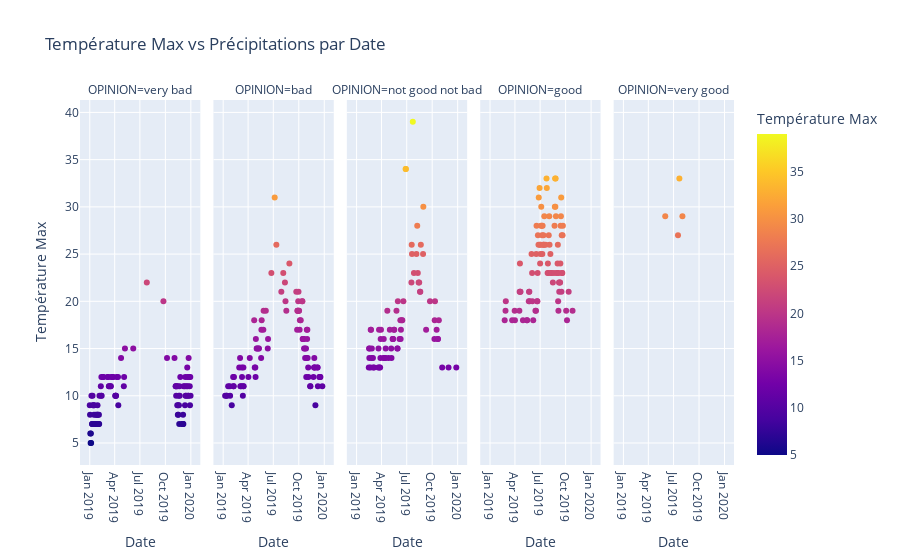

Source (notebook cell):
### Markdown cell above
## Figure with multi-charts

### Code cell
# Draw a scatterplot with Max Temperature on Y-axis, and Precipitation on X-axis.
# Not really "one" scatterplot, but 5 charts on columns, one by opinion. Maybe with the "facet_col" argument ?

# Could you add an hover name (when you overview with the mouse) with the Month ?

# Récuperer nom des mois de maniere dynamique ?
import calendar
df['MONTH_NAME'] = df['MONTH'].apply(lambda x: calendar.month_name[x])


fig = px.scatter(
    df,
    x="DATE",
    y="MAX_TEMPERATURE_C",
    facet_col = "OPINION",
    # size="PRECIP_TOTAL_DAY_MM",
    hover_name="MONTH_NAME",
    title="Température Max vs Précipitations par Date",
    labels={
        "DATE": "Date",
        "MAX_TEMPERATURE_C": "Température Max",
        "PRECIP_TOTAL_DAY_MM": "Précipitations en mm"
    },
    color="MAX_TEMPERATURE_C"
)
fig.show()

### Figure 1 — Plotly figure (JSON) as saved in the notebook; plotly's stock layout.template omitted (floating-point values rounded to 4 significant figures)
{"data": [{"hovertemplate": "<b>%{hovertext}</b><br><br>OPINION=very bad<br>Date=%{x}<br>Température Max=%{marker.color}<extra></extra>", "hovertext": ["January", "January", "January", "January", "January", "January", "January", "January", "January", "January", "January", "January", "January", "January", "January", "January", "January", "January", "January", "January", "January", "January", "January", "January", "January", "February", "February", "February", "February", "February", "February", "February", "February", "February", "February", "March", "March", "March", "March", "March", "March", "March", "March", "March", "April", "April", "April", "April", "April", "April", "April", "April", "May", "May", "May", "June", "July", "September", "October", "November", "November", "November", "November", "November", "November", "November", "November", "November", "November", "November", "November", "November", "November", "November", "November", "December", "December", "December", "December", "December", "December", "December", "December", "December", "December", "December", "December", "December", "December", "December", "December", "December", "December", "December", "December", "December", "December", "December"], "legendgroup": "", "marker": {"color": [9, 8, 6, 5, 6, 5, 10, 7, 7, 10, 9, 9, 8, 9, 7, 7, 7, 8, 7, 7, 8, 8, 9, 7, 8, 7, 8, 7, 10, 11, 10, 12, 10, 12, 12, 12, 12, 11, 11, 11, 11, 12, 12, 12, 10, 10, 10, 10, 12, 12, 9, 14, 11, 12, 15, 15, 22, 20, 14, 14, 11, 11, 10, 11, 9, 11, 8, 9, 8, 10, 9, 7, 11, 10, 12, 7, 7, 7, 8, 7, 11, 11, 9, 12, 10, 10, 11, 13, 12, 11, 10, 10, 14, 12, 11, 9, 12, 10], "coloraxis": "coloraxis", "symbol": "circle"}, "mode": "markers", "name": "", "orientation": "v", "showlegend": false, "type": "scatter", "x": ["2019-01-01", "2019-01-02", "2019-01-03", "2019-01-04", "2019-01-05", "2019-01-06", "2019-01-07", "2019-01-09", "2019-01-10", "2019-01-11", "2019-01-12", "2019-01-15", "2019-01-16", "2019-01-17", "2019-01-18", "2019-01-20", "2019-01-21", "2019-01-22", "2019-01-23", "2019-01-24", "2019-01-27", "2019-01-28", "2019-01-29", "2019-01-30", "2019-01-31", "2019-02-02", "2019-02-03", "2019-02-04", "2019-02-05", "2019-02-10", "2019-02-11", "2019-02-12", "2019-02-13", "2019-02-18", "2019-02-19", "2019-03-06", "2019-03-08", "2019-03-11", "2019-03-12", "2019-03-17", "2019-03-18", "2019-03-19", "2019-03-25", "2019-03-26", "2019-04-03", "2019-04-04", "2019-04-05", "2019-04-06", "2019-04-08", "2019-04-13", "2019-04-14", "2019-04-24", "2019-05-04", "2019-05-05", "2019-05-08", "2019-06-07", "2019-07-26", "2019-09-24", "2019-10-07", "2019-11-03", "2019-11-07", "2019-11-08", "2019-11-09", "2019-11-10", "2019-11-13", "2019-11-14", "2019-11-15", "2019-11-16", "2019-11-17", "2019-11-18", "2019-11-19", "2019-11-20", "2019-11-21", "2019-11-22", "2019-11-24", "2019-12-01", "2019-12-02", "2019-12-03", "2019-12-04", "2019-12-05", "2019-12-06", "2019-12-10", "2019-12-11", "2019-12-12", "2019-12-13", "2019-12-15", "2019-12-16", "2019-12-19", "2019-12-20", "2019-12-21", "2019-12-22", "2019-12-23", "2019-12-24", "2019-12-26", "2019-12-28", "2019-12-29", "2019-12-30", "2019-12-31"], "xaxis": "x", "y": [9, 8, 6, 5, 6, 5, 10, 7, 7, 10, 9, 9, 8, 9, 7, 7, 7, 8, 7, 7, 8, 8, 9, 7, 8, 7, 8, 7, 10, 11, 10, 12, 10, 12, 12, 12, 12, 11, 11, 11, 11, 12, 12, 12, 10, 10, 10, 10, 12, 12, 9, 14, 11, 12, 15, 15, 22, 20, 14, 14, 11, 11, 10, 11, 9, 11, 8, 9, 8, 10, 9, 7, 11, 10, 12, 7, 7, 7, 8, 7, 11, 11, 9, 12, 10, 10, 11, 13, 12, 11, 10, 10, 14, 12, 11, 9, 12, 10], "yaxis": "y"}, {"hovertemplate": "<b>%{hovertext}</b><br><br>OPINION=bad<br>Date=%{x}<br>Température Max=%{marker.color}<extra></extra>", "hovertext": ["January", "January", "January", "January", "January", "January", "February", "February", "February", "February", "February", "February", "March", "March", "March", "March", "March", "March", "March", "March", "March", "April", "April", "April", "April", "April", "April", "April", "May", "May", "May", "May", "May", "May", "May", "May", "May", "June", "June", "June", "June", "July", "July", "July", "August", "August", "August", "August", "August", "September", "September", "September", "September", "September", "September", "September", "October", "October", "October", "October", "October", "October", "October", "October", "October", "October", "October", "October", "October", "October", "October", "October", "October", "October", "October", "November", "November", "November", "November", "November", "November", "November", "November", "November", "November", "November", "November", "December", "December", "December", "December", "December", "December", "December"], "legendgroup": "", "marker": {"color": [10, 10, 10, 11, 11, 10, 9, 12, 11, 11, 12, 13, 14, 11, 11, 13, 12, 10, 11, 13, 11, 12, 14, 18, 13, 13, 12, 16, 15, 15, 15, 15, 14, 17, 18, 17, 19, 19, 15, 16, 23, 31, 26, 21, 23, 22, 20, 19, 24, 21, 17, 19, 19, 19, 20, 21, 19, 19, 17, 18, 18, 20, 20, 16, 16, 16, 16, 15, 15, 14, 15, 12, 14, 17, 16, 17, 14, 13, 12, 11, 11, 12, 13, 14, 13, 13, 9, 13, 13, 11, 12, 12, 12, 11], "coloraxis": "coloraxis", "symbol": "circle"}, "mode": "markers", "name": "", "orientation": "v", "showlegend": false, "type": "scatter", "x": ["2019-01-08", "2019-01-13", "2019-01-14", "2019-01-19", "2019-01-25", "2019-01-26", "2019-02-01", "2019-02-06", "2019-02-07", "2019-02-08", "2019-02-09", "2019-02-28", "2019-03-03", "2019-03-04", "2019-03-07", "2019-03-09", "2019-03-10", "2019-03-13", "2019-03-14", "2019-03-15", "2019-03-16", "2019-04-02", "2019-04-07", "2019-04-23", "2019-04-25", "2019-04-27", "2019-04-28", "2019-04-29", "2019-05-02", "2019-05-03", "2019-05-09", "2019-05-10", "2019-05-18", "2019-05-19", "2019-05-20", "2019-05-26", "2019-05-27", "2019-06-04", "2019-06-11", "2019-06-12", "2019-06-24", "2019-07-06", "2019-07-12", "2019-07-30", "2019-08-06", "2019-08-12", "2019-08-14", "2019-08-17", "2019-08-28", "2019-09-22", "2019-09-25", "2019-09-26", "2019-09-27", "2019-09-28", "2019-09-29", "2019-09-30", "2019-10-01", "2019-10-02", "2019-10-04", "2019-10-05", "2019-10-08", "2019-10-13", "2019-10-14", "2019-10-15", "2019-10-16", "2019-10-18", "2019-10-19", "2019-10-20", "2019-10-23", "2019-10-24", "2019-10-27", "2019-10-28", "2019-10-29", "2019-10-30", "2019-10-31", "2019-11-01", "2019-11-02", "2019-11-04", "2019-11-05", "2019-11-11", "2019-11-12", "2019-11-23", "2019-11-25", "2019-11-26", "2019-11-27", "2019-11-28", "2019-11-30", "2019-12-07", "2019-12-08", "2019-12-09", "2019-12-14", "2019-12-17", "2019-12-18", "2019-12-25"], "xaxis": "x2", "y": [10, 10, 10, 11, 11, 10, 9, 12, 11, 11, 12, 13, 14, 11, 11, 13, 12, 10, 11, 13, 11, 12, 14, 18, 13, 13, 12, 16, 15, 15, 15, 15, 14, 17, 18, 17, 19, 19, 15, 16, 23, 31, 26, 21, 23, 22, 20, 19, 24, 21, 17, 19, 19, 19, 20, 21, 19, 19, 17, 18, 18, 20, 20, 16, 16, 16, 16, 15, 15, 14, 15, 12, 14, 17, 16, 17, 14, 13, 12, 11, 11, 12, 13, 14, 13, 13, 9, 13, 13, 11, 12, 12, 12, 11], "yaxis": "y2"}, {"hovertemplate": "<b>%{hovertext}</b><br><br>OPINION=not good not bad<br>Date=%{x}<br>Température Max=%{marker.color}<extra></extra>", "hovertext": ["February", "February", "February", "February", "February", "February", "February", "February", "February", "March", "March", "March", "March", "March", "March", "March", "March", "March", "March", "March", "April", "April", "April", "April", "April", "April", "April", "April", "May", "May", "May", "May", "May", "May", "May", "May", "May", "May", "May", "May", "June", "June", "June", "June", "June", "June", "June", "June", "June", "July", "July", "July", "July", "July", "August", "August", "August", "August", "August", "August", "August", "August", "August", "August", "September", "September", "October", "October", "October", "October", "October", "October", "October", "November", "November", "December"], "legendgroup": "", "marker": {"color": [13, 15, 14, 15, 13, 17, 17, 14, 15, 14, 13, 13, 13, 15, 17, 13, 13, 14, 16, 17, 16, 14, 14, 14, 14, 15, 19, 14, 17, 15, 14, 16, 16, 16, 17, 17, 19, 15, 15, 20, 16, 18, 16, 17, 18, 18, 20, 34, 34, 22, 26, 25, 39, 23, 25, 28, 23, 22, 22, 21, 21, 26, 25, 30, 17, 20, 16, 18, 20, 17, 16, 16, 18, 13, 13, 13], "coloraxis": "coloraxis", "symbol": "circle"}, "mode": "markers", "name": "", "orientation": "v", "showlegend": false, "type": "scatter", "x": ["2019-02-14", "2019-02-15", "2019-02-16", "2019-02-17", "2019-02-20", "2019-02-21", "2019-02-22", "2019-02-24", "2019-02-25", "2019-03-01", "2019-03-02", "2019-03-05", "2019-03-20", "2019-03-21", "2019-03-23", "2019-03-24", "2019-03-27", "2019-03-28", "2019-03-29", "2019-03-30", "2019-04-09", "2019-04-10", "2019-04-11", "2019-04-12", "2019-04-15", "2019-04-16", "2019-04-22", "2019-04-26", "2019-05-01", "2019-05-06", "2019-05-07", "2019-05-11", "2019-05-12", "2019-05-13", "2019-05-16", "2019-05-17", "2019-05-25", "2019-05-28", "2019-05-29", "2019-05-30", "2019-06-05", "2019-06-08", "2019-06-09", "2019-06-10", "2019-06-13", "2019-06-15", "2019-06-19", "2019-06-27", "2019-06-28", "2019-07-18", "2019-07-19", "2019-07-20", "2019-07-23", "2019-07-27", "2019-08-05", "2019-08-08", "2019-08-10", "2019-08-13", "2019-08-15", "2019-08-18", "2019-08-19", "2019-08-21", "2019-08-29", "2019-08-30", "2019-09-09", "2019-09-23", "2019-10-09", "2019-10-10", "2019-10-11", "2019-10-17", "2019-10-21", "2019-10-22", "2019-10-25", "2019-11-06", "2019-11-29", "2019-12-27"], "xaxis": "x3", "y": [13, 15, 14, 15, 13, 17, 17, 14, 15, 14, 13, 13, 13, 15, 17, 13, 13, 14, 16, 17, 16, 14, 14, 14, 14, 15, 19, 14, 17, 15, 14, 16, 16, 16, 17, 17, 19, 15, 15, 20, 16, 18, 16, 17, 18, 18, 20, 34, 34, 22, 26, 25, 39, 23, 25, 28, 23, 22, 22, 21, 21, 26, 25, 30, 17, 20, 16, 18, 20, 17, 16, 16, 18, 13, 13, 13], "yaxis": "y3"}, {"hovertemplate": "<b>%{hovertext}</b><br><br>OPINION=good<br>Date=%{x}<br>Température Max=%{marker.color}<extra></extra>", "hovertext": ["February", "February", "February", "March", "March", "April", "April", "April", "April", "April", "April", "April", "May", "May", "May", "May", "May", "May", "May", "June", "June", "June", "June", "June", "June", "June", "June", "June", "June", "June", "June", "June", "June", "June", "July", "July", "July", "July", "July", "July", "July", "July", "July", "July", "July", "July", "July", "July", "July", "July", "July", "July", "July", "July", "August", "August", "August", "August", "August", "August", "August", "August", "August", "August", "August", "August", "August", "August", "August", "September", "September", "September", "September", "September", "September", "September", "September", "September", "September", "September", "September", "September", "September", "September", "September", "September", "September", "September", "September", "October", "October", "October", "October"], "legendgroup": "", "marker": {"color": [18, 19, 20, 18, 19, 18, 19, 21, 24, 21, 21, 18, 18, 18, 20, 21, 21, 20, 25, 23, 20, 18, 19, 19, 25, 28, 20, 20, 23, 27, 26, 31, 32, 26, 24, 25, 26, 28, 30, 28, 27, 25, 28, 26, 27, 26, 26, 29, 26, 33, 32, 23, 24, 23, 27, 29, 26, 25, 23, 23, 22, 23, 28, 30, 33, 30, 33, 29, 23, 23, 24, 26, 20, 19, 23, 22, 21, 22, 22, 24, 28, 29, 31, 21, 27, 23, 23, 27, 28, 19, 18, 21, 19], "coloraxis": "coloraxis", "symbol": "circle"}, "mode": "markers", "name": "", "orientation": "v", "showlegend": false, "type": "scatter", "x": ["2019-02-23", "2019-02-26", "2019-02-27", "2019-03-22", "2019-03-31", "2019-04-01", "2019-04-17", "2019-04-18", "2019-04-19", "2019-04-20", "2019-04-21", "2019-04-30", "2019-05-14", "2019-05-15", "2019-05-21", "2019-05-22", "2019-05-23", "2019-05-24", "2019-05-31", "2019-06-02", "2019-06-03", "2019-06-06", "2019-06-14", "2019-06-16", "2019-06-17", "2019-06-18", "2019-06-20", "2019-06-21", "2019-06-22", "2019-06-23", "2019-06-25", "2019-06-26", "2019-06-29", "2019-06-30", "2019-07-01", "2019-07-02", "2019-07-03", "2019-07-04", "2019-07-05", "2019-07-07", "2019-07-08", "2019-07-09", "2019-07-10", "2019-07-11", "2019-07-13", "2019-07-14", "2019-07-15", "2019-07-16", "2019-07-21", "2019-07-24", "2019-07-25", "2019-07-28", "2019-07-29", "2019-07-31", "2019-08-01", "2019-08-03", "2019-08-04", "2019-08-07", "2019-08-09", "2019-08-11", "2019-08-16", "2019-08-20", "2019-08-22", "2019-08-23", "2019-08-24", "2019-08-25", "2019-08-26", "2019-08-27", "2019-08-31", "2019-09-01", "2019-09-02", "2019-09-03", "2019-09-04", "2019-09-05", "2019-09-06", "2019-09-07", "2019-09-08", "2019-09-10", "2019-09-11", "2019-09-12", "2019-09-13", "2019-09-14", "2019-09-15", "2019-09-16", "2019-09-17", "2019-09-18", "2019-09-19", "2019-09-20", "2019-09-21", "2019-10-03", "2019-10-06", "2019-10-12", "2019-10-26"], "xaxis": "x4", "y": [18, 19, 20, 18, 19, 18, 19, 21, 24, 21, 21, 18, 18, 18, 20, 21, 21, 20, 25, 23, 20, 18, 19, 19, 25, 28, 20, 20, 23, 27, 26, 31, 32, 26, 24, 25, 26, 28, 30, 28, 27, 25, 28, 26, 27, 26, 26, 29, 26, 33, 32, 23, 24, 23, 27, 29, 26, 25, 23, 23, 22, 23, 28, 30, 33, 30, 33, 29, 23, 23, 24, 26, 20, 19, 23, 22, 21, 22, 22, 24, 28, 29, 31, 21, 27, 23, 23, 27, 28, 19, 18, 21, 19], "yaxis": "y4"}, {"hovertemplate": "<b>%{hovertext}</b><br><br>OPINION=very good<br>Date=%{x}<br>Température Max=%{marker.color}<extra></extra>", "hovertext": ["June", "July", "July", "August"], "legendgroup": "", "marker": {"color": [29, 27, 33, 29], "coloraxis": "coloraxis", "symbol": "circle"}, "mode": "markers", "name": "", "orientation": "v", "showlegend": false, "type": "scatter", "x": ["2019-06-01", "2019-07-17", "2019-07-22", "2019-08-02"], "xaxis": "x5", "y": [29, 27, 33, 29], "yaxis": "y5"}], "layout": {"annotations": [{"font": {}, "showarrow": false, "text": "OPINION=very bad", "x": 0.092, "xanchor": "center", "xref": "paper", "y": 1, "yanchor": "bottom", "yref": "paper"}, {"font": {}, "showarrow": false, "text": "OPINION=bad", "x": 0.296, "xanchor": "center", "xref": "paper", "y": 1, "yanchor": "bottom", "yref": "paper"}, {"font": {}, "showarrow": false, "text": "OPINION=not good not bad", "x": 0.5, "xanchor": "center", "xref": "paper", "y": 1, "yanchor": "bottom", "yref": "paper"}, {"font": {}, "showarrow": false, "text": "OPINION=good", "x": 0.704, "xanchor": "center", "xref": "paper", "y": 1, "yanchor": "bottom", "yref": "paper"}, {"font": {}, "showarrow": false, "text": "OPINION=very good", "x": 0.908, "xanchor": "center", "xref": "paper", "y": 1, "yanchor": "bottom", "yref": "paper"}], "coloraxis": {"colorbar": {"title": {"text": "Température Max"}}, "colorscale": [[0, "#0d0887"], [0.1111, "#46039f"], [0.2222, "#7201a8"], [0.3333, "#9c179e"], [0.4444, "#bd3786"], [0.5556, "#d8576b"], [0.6667, "#ed7953"], [0.7778, "#fb9f3a"], [0.8889, "#fdca26"], [1, "#f0f921"]]}, "legend": {"tracegroupgap": 0}, "title": {"text": "Température Max vs Précipitations par Date"}, "xaxis": {"anchor": "y", "domain": [0, 0.184], "title": {"text": "Date"}}, "xaxis2": {"anchor": "y2", "domain": [0.204, 0.388], "matches": "x", "title": {"text": "Date"}}, "xaxis3": {"anchor": "y3", "domain": [0.408, 0.592], "matches": "x", "title": {"text": "Date"}}, "xaxis4": {"anchor": "y4", "domain": [0.612, 0.796], "matches": "x", "title": {"text": "Date"}}, "xaxis5": {"anchor": "y5", "domain": [0.816, 1], "matches": "x", "title": {"text": "Date"}}, "yaxis": {"anchor": "x", "domain": [0, 1], "title": {"text": "Température Max"}}, "yaxis2": {"anchor": "x2", "domain": [0, 1], "matches": "y", "showticklabels": false}, "yaxis3": {"anchor": "x3", "domain": [0, 1], "matches": "y", "showticklabels": false}, "yaxis4": {"anchor": "x4", "domain": [0, 1], "matches": "y", "showticklabels": false}, "yaxis5": {"anchor": "x5", "domain": [0, 1], "matches": "y", "showticklabels": false}}}
